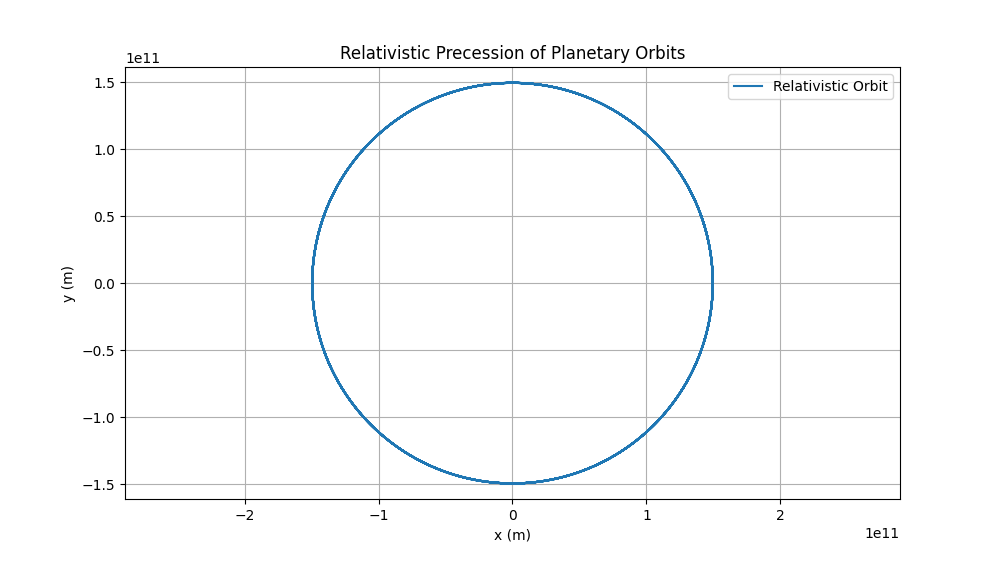

This figure's Python source:
import numpy as np
import matplotlib.pyplot as plt
from scipy.integrate import odeint

# Parameters
G = 6.67430e-11  # Gravitational constant (m^3 kg^-1 s^-2)
M = 1.989e30    # Mass of the Sun (kg)
c = 3e8         # Speed of light (m/s)
phi = np.linspace(0, 20 * np.pi, 1000)  # Angle parameter for the orbit

# Relativistic orbit equation
def orbit(y, phi):
    r = y[0]
    v = y[1]
    dr_dphi = v
    dv_dphi = -G * M / r**2 * (1 + 3 * G * M / (c**2 * r))  # Including relativistic correction
    return [dr_dphi, dv_dphi]

# Solve the orbit using odeint
def solve_orbit(initial_conditions, phi):
    return odeint(orbit, initial_conditions, phi)

# Initial conditions: [r0, v0]
initial_conditions = [1.496e11, 29780]  # Initial distance (m) and velocity (m/s)
result = solve_orbit(initial_conditions, phi)
# Extract results
r = result[:, 0]
v = result[:, 1]
# Convert polar coordinates to Cartesian for plotting
x = r * np.cos(phi)
y = r * np.sin(phi)
# Plotting the orbit
plt.figure(figsize=(10, 10))
plt.plot(x, y, label='Relativistic Orbit')

plt.title('Relativistic Precession of Planetary Orbits')
plt.xlabel('x (m)')
plt.ylabel('y (m)')
plt.axis('equal')
plt.grid()
plt.legend()
plt.show()
